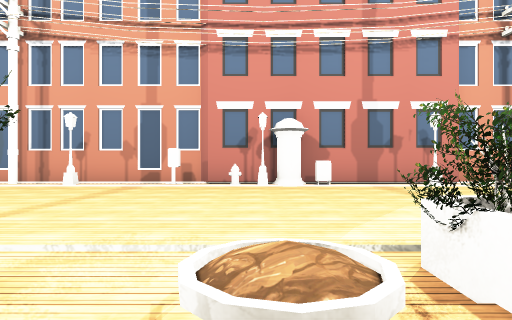
View 1 (above)

16 first-person views from a walk through a 3-D level made in the Unity game engine. The camera is 1.2 m above the floor, looks level and sees 75° across. The floor is counted in squares, 2 m on a side. Each view is taken from the middle of a square. On the plan, view 1 faces up. The plan holds only what a view shows up to about 10 squares ahead; the rest is blank. The place goes on beyond the plan. Some surface patterns are stand-ins.

View 2
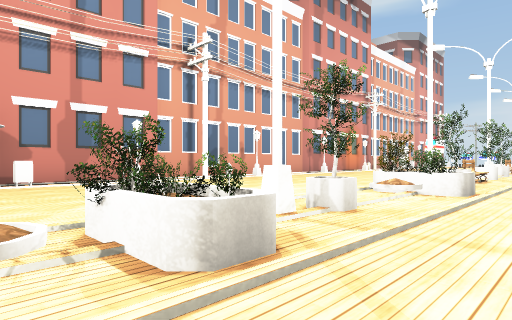

View 3
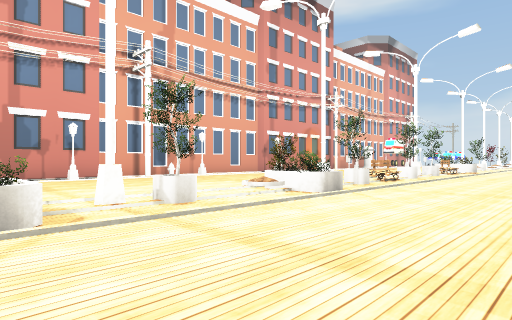

View 4
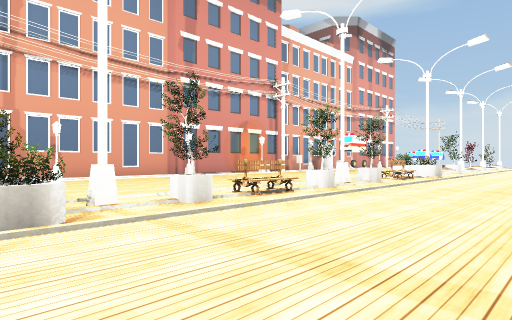

View 5
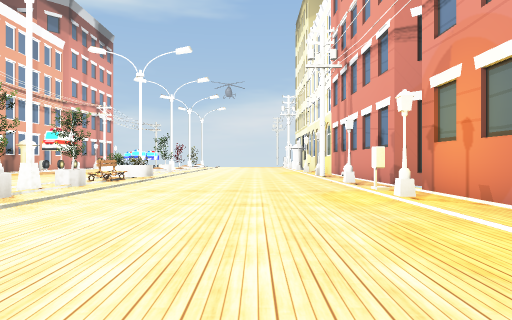

View 6
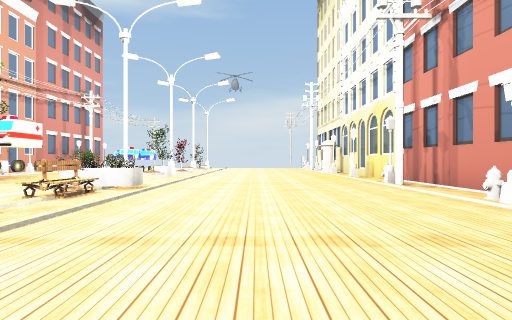

View 7
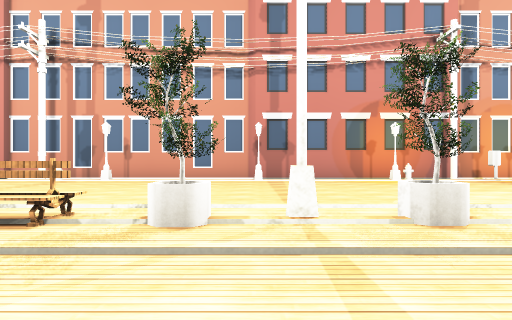

View 8
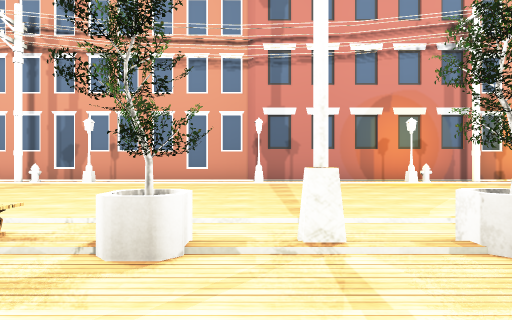

View 9
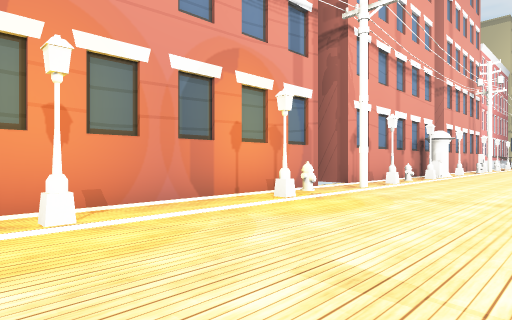

View 10
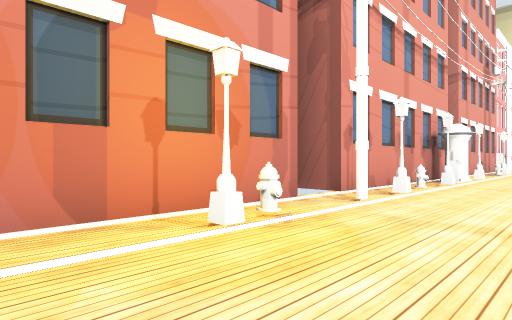

View 11
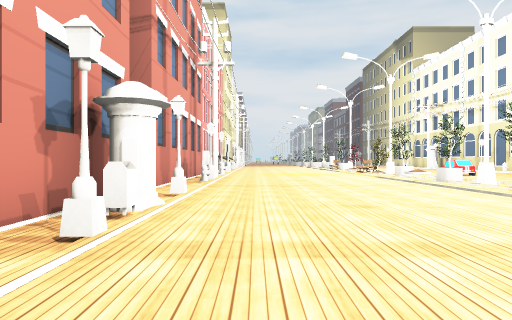

View 12
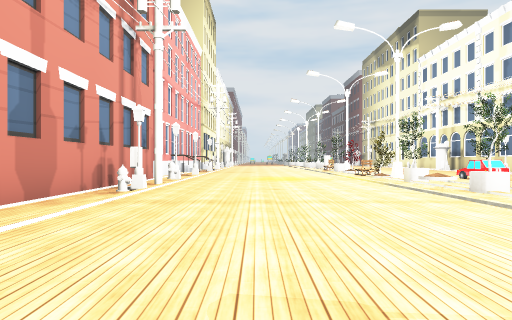

View 13
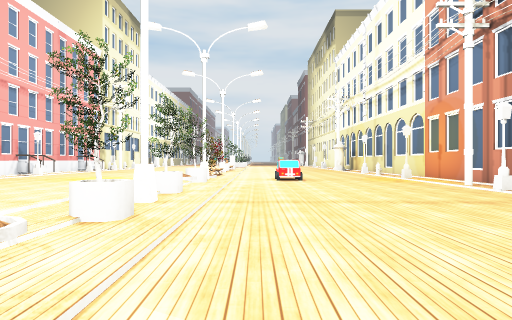

View 14
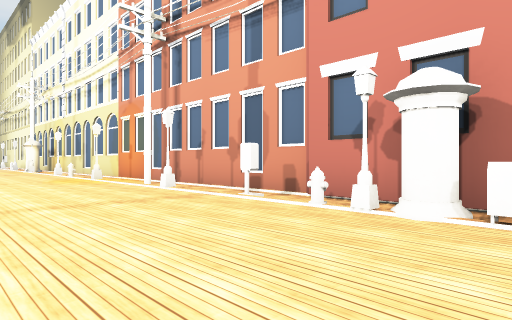

View 15
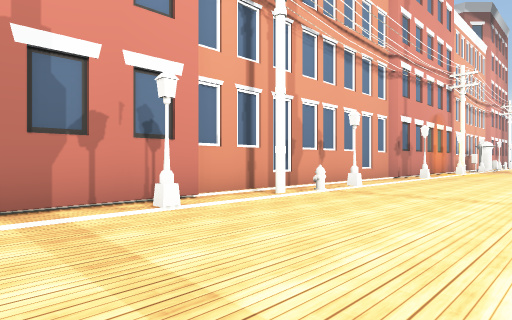

View 16
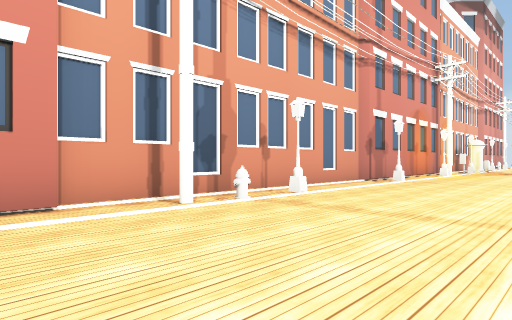

### Floor plan
Points are (right, up) in squares from view 1. A wall is a line through its corners. A room is listed if a view was taken in it or the views show most of it. See-through windows are left out.
Room 1 (views 1, 2, 3, 4, 5, 6, 7, 8, 9, 10, 11, 12, 13, 14, 15, 16)
walls: (6.9, -6.1) (13.4, -6.1); (5.1, 8.4) (-1.2, 8.4); (0, -6.1) (5.7, -6.1) (5.7, -7.1); (14.1, -6.6) (14.5, -6.1) (21, -6.1); (-1.4, 8.6) (-8, 8.6); (19.1, 8.4) (13, 8.4) (12.8, 8.6) (5.1, 8.6); (20.5, 8.6) (19.5, 8.6); (-8, -6.1) (-2, -6.1)
objects: other object (-8, -5); other object (-8, 4); other object (-8, 8); other object (-7, -5); other object (-7, 1); other object (-5, -5); other object (-5, -4); other object (-4, -5); other object (-4, 1); other object (-4, 8); other object (-2, 1) to (-1, 1); other object (-2, 8); other object (-1, -5); other object (0, 7); other object (0, 8); other object (1, -6); other object (1, -5); other object (1, 1) to (1, 2); other object (1, 8); other object (2, -5); other object (2, -4); other object (2, 8); other object (4, -5); other object (4, 1); other object (4, 8); other object (5, -5); other object (6, 1) to (7, 2); other object (7, 8); other object (9, -6); other object (9, -5); other object (9, 1); other object (9, 8); other object (11, 1); other object (12, -5); other object (12, 1); other object (13, 8); other object (14, -5); other object (15, -5); other object (15, 1); other object (16, -5); other object (17, 1); other object (17, 7); other object (17, 8); other object (18, 1) to (19, 2); other object (19, -5); other object (20, -5); other object (20, 8); other object (21, 5)

Where each view was taken, in squares from view 1:
view 1: 0 up, 0 right, facing up
view 2: 1 down, 0 right, facing up-right
view 3: 3 down, 1 right, facing up-right
view 4: 3 down, 6 right, facing up-right
view 5: 3 down, 7 right, facing right
view 6: 2 down, 11 right, facing right
view 7: 2 down, 13 right, facing up
view 8: 1 down, 13 right, facing up
view 9: 2 down, 13 right, facing down-left
view 10: 3 down, 11 right, facing down-left
view 11: 4 down, 5 right, facing left
view 12: 3 down, 2 right, facing left
view 13: 3 up, 2 right, facing left
view 14: 4 up, 2 right, facing up-left
view 15: 4 up, 2 right, facing up-right
view 16: 4 up, 4 right, facing up-right
